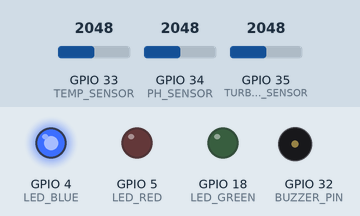
This sketch was run on a simulated ESP32. On the bench: output pins drawn as LEDs (lit = HIGH), buzzer (waves = sounding, pin HIGH). The test bench sets the inputs (shaded band); at power-on: GPIO 33 (TEMP_SENSOR) = 2048, GPIO 34 (PH_SENSOR) = 2048, GPIO 35 (TURBIDITY_SENSOR) = 2048 (analog values on the 0–4095 scale). WiFi joins after 1.5 s; servers stay silent unless stated; uploads are accepted with an empty reply; EEPROM starts erased; what the sketch prints to the serial monitor is not drawn.

Above: at 0.6 s.
At 1.2 s:
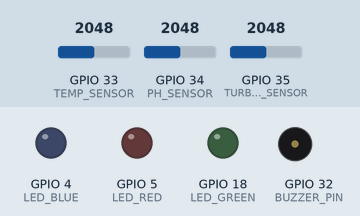
At 4.0 s:
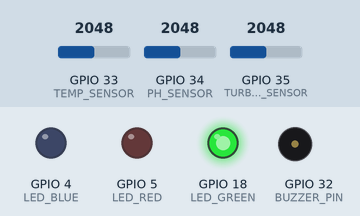
4.1 s: GPIO 33 (TEMP_SENSOR) set to 0
14.6 s: GPIO 33 (TEMP_SENSOR) set to 65
Timing chart, 0 to 29.6 s (numbered marks = the images above; inputs shaded):
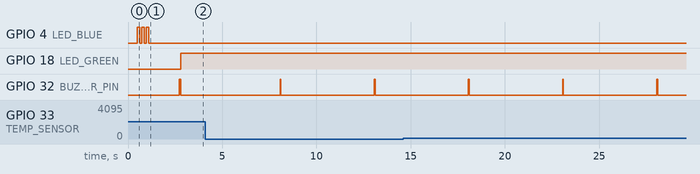

The sketch:

firmware.ino
```cpp
// ESP32 Pool Monitor Firmware
// - WiFi provisioning via WiFiManager (config portal on first boot)
// - Configurable API_URL and POST_INTERVAL_MS stored in NVS (Preferences)
// - Reads PH (ADC34), Turbidity (ADC35), Temperature (NTC 10K on GPIO33)
// - Retries WiFi connection indefinitely in the background

#include <Arduino.h>
#include <WiFi.h>
#include <HTTPClient.h>
#include <WiFiManager.h>   // https://github.com/tzapu/WiFiManager
#include <Preferences.h>   // ESP32 NVS key-value storage
#include <math.h>

// ─── Pin Definitions ────────────────────────────────────────────────────────
#define LED_BLUE          4
#define LED_RED           5
#define LED_GREEN         18
#define PH_SENSOR         34
#define TURBIDITY_SENSOR  35
#define TEMP_SENSOR       33   // NTC 10K thermistor — voltage divider with 10kΩ to 3.3V
#define BUZZER_PIN        32

// ─── Defaults ───────────────────────────────────────────────────────────────
#define DEFAULT_API_URL         "http://34.70.141.104:5000/pool/data"
#define DEFAULT_POST_INTERVAL   5000u   // ms
#define CONFIG_AP_NAME          "PoolMonitor"
static const char* DEVICE_ID = "PoolMonitor";

// ─── Runtime Config (loaded from NVS) ───────────────────────────────────────
char     g_apiUrl[256];
uint32_t g_postIntervalMs = DEFAULT_POST_INTERVAL;

// ─── Globals ─────────────────────────────────────────────────────────────────
Preferences prefs;
WiFiManager wifiManager;

uint32_t g_lastPostMs     = 0;
bool     g_needSaveConfig = false;

// WiFiManager custom parameter buffers (must outlive the parameter objects)
char wm_apiUrlBuf[256];
char wm_intervalBuf[16];
WiFiManagerParameter* wm_paramApiUrl   = nullptr;
WiFiManagerParameter* wm_paramInterval = nullptr;

// ─── LED State Machine ───────────────────────────────────────────────────────
enum LedState {
	LED_OFF,
	LED_CONNECTING,
	LED_CONFIG_PORTAL,
	LED_CONNECTED,
	LED_POSTING,
	LED_ERROR
};
LedState g_ledState    = LED_OFF;
uint32_t g_ledToggleMs = 0;
bool     g_ledBlinkOn  = false;

void setLEDs(bool blue, bool red, bool green) {
	digitalWrite(LED_BLUE,  blue  ? HIGH : LOW);
	digitalWrite(LED_RED,   red   ? HIGH : LOW);
	digitalWrite(LED_GREEN, green ? HIGH : LOW);
}

void setLedState(LedState s) {
	g_ledState    = s;
	g_ledToggleMs = millis();
	g_ledBlinkOn  = false;
}

void updateLEDs() {
	uint32_t now = millis();
	switch (g_ledState) {
		case LED_OFF:
			setLEDs(false, false, false);
			break;
		case LED_CONNECTING: {
			if (now - g_ledToggleMs >= 800) { g_ledBlinkOn = !g_ledBlinkOn; g_ledToggleMs = now; }
			setLEDs(g_ledBlinkOn, false, false);
			break;
		}
		case LED_CONFIG_PORTAL: {
			if (now - g_ledToggleMs >= 250) { g_ledBlinkOn = !g_ledBlinkOn; g_ledToggleMs = now; }
			setLEDs(g_ledBlinkOn, false, false);
			break;
		}
		case LED_CONNECTED:
		case LED_POSTING:
			setLEDs(false, false, true);
			break;
		case LED_ERROR:
			setLEDs(false, true, false);
			break;
	}
}

// ─── Buzzer ──────────────────────────────────────────────────────────────────
void buzz(uint16_t ms = 60) {
	digitalWrite(BUZZER_PIN, HIGH);
	delay(ms);
	digitalWrite(BUZZER_PIN, LOW);
}

// ─── NVS Config ──────────────────────────────────────────────────────────────
void loadConfig() {
	prefs.begin("poolmon", true);
	String url = prefs.getString("api_url", DEFAULT_API_URL);
	url.toCharArray(g_apiUrl, sizeof(g_apiUrl));
	g_postIntervalMs = prefs.getUInt("post_interval", DEFAULT_POST_INTERVAL);
	prefs.end();

	Serial.print("[CONFIG] API URL: ");       Serial.println(g_apiUrl);
	Serial.print("[CONFIG] Post interval: "); Serial.print(g_postIntervalMs); Serial.println(" ms");
}

void saveConfig() {
	if (!wm_paramApiUrl || !wm_paramInterval) return;

	String newUrl      = String(wm_paramApiUrl->getValue());
	String newInterval = String(wm_paramInterval->getValue());
	newUrl.trim();
	newInterval.trim();

	prefs.begin("poolmon", false);

	if (newUrl.length() > 0) {
		prefs.putString("api_url", newUrl);
		newUrl.toCharArray(g_apiUrl, sizeof(g_apiUrl));
		Serial.print("[CONFIG] Saved API URL: "); Serial.println(g_apiUrl);
	}

	uint32_t interval = (uint32_t)newInterval.toInt();
	if (interval >= 1000) {
		prefs.putUInt("post_interval", interval);
		g_postIntervalMs = interval;
		Serial.print("[CONFIG] Saved interval: "); Serial.print(g_postIntervalMs); Serial.println(" ms");
	}

	prefs.end();
}

// ─── WiFiManager Setup ───────────────────────────────────────────────────────
void initWiFiManagerParams() {
	strncpy(wm_apiUrlBuf, g_apiUrl, sizeof(wm_apiUrlBuf) - 1);
	snprintf(wm_intervalBuf, sizeof(wm_intervalBuf), "%u", g_postIntervalMs);

	delete wm_paramApiUrl;
	delete wm_paramInterval;
	wm_paramApiUrl   = new WiFiManagerParameter("api_url",  "API URL",            wm_apiUrlBuf,  255);
	wm_paramInterval = new WiFiManagerParameter("interval", "Post Interval (ms)", wm_intervalBuf, 10);

	wifiManager.addParameter(wm_paramApiUrl);
	wifiManager.addParameter(wm_paramInterval);
}

// ─── Config Portal (blocking) ────────────────────────────────────────────────
void launchConfigPortal() {
	Serial.println("[PORTAL] Launching config portal...");
	setLedState(LED_CONFIG_PORTAL);
	buzz(150); delay(100); buzz(150);

	wifiManager.setConfigPortalTimeout(0);   // wait indefinitely

	if (wifiManager.startConfigPortal(CONFIG_AP_NAME)) {
		Serial.println("[PORTAL] Configuration saved.");
		saveConfig();
	} else {
		Serial.println("[PORTAL] Portal closed without saving.");
	}

	Serial.println("[PORTAL] Restarting...");
	delay(500);
	ESP.restart();
}

// ─── WiFi Maintenance (non-blocking retry in loop) ──────────────────────────
void maintainWiFi() {
	if (WiFi.status() == WL_CONNECTED) return;

	static uint32_t lastAttemptMs = 0;
	uint32_t now = millis();
	if (now - lastAttemptMs < 10000) return;
	lastAttemptMs = now;

	Serial.println("[WIFI] Disconnected — attempting reconnect...");
	setLedState(LED_CONNECTING);
	WiFi.reconnect();

	uint32_t start = millis();
	while (WiFi.status() != WL_CONNECTED && millis() - start < 8000) {
		updateLEDs();
		delay(100);
	}

	if (WiFi.status() == WL_CONNECTED) {
		Serial.print("[WIFI] Reconnected — IP: ");
		Serial.println(WiFi.localIP());
		setLedState(LED_CONNECTED);
		buzz(60);
	} else {
		Serial.println("[WIFI] Reconnect failed — will retry in 10 s...");
		setLedState(LED_ERROR);
	}
}

// ─── Sensors ─────────────────────────────────────────────────────────────────
float readPH() {
	// Calibration points (ADC decreases as pH increases):
	//   ADC 4000 → pH 5.0
	//   ADC 3500 → pH 7.5
	//   ADC 3230 → pH 9.0
	float adc = (float)analogRead(PH_SENSOR);
	float ph;
	if (adc >= 3500.0f) {
		ph = 5.0f + (4000.0f - adc) * (2.5f / 500.0f);
	} else {
		ph = 7.5f + (3500.0f - adc) * (1.5f / 270.0f);
	}
	return constrain(ph, 0.0f, 14.0f);
}

float readTurbidity() {
	// Calibration: ADC 1940 → 0.1 NTU (clear), ADC 1200 → 1.0 NTU
	// Higher turbidity = lower ADC (inverse relationship)
	float adc = (float)analogRead(TURBIDITY_SENSOR);
	float ntu = 0.1f + (1940.0f - adc) * (0.9f / 740.0f);
	return max(0.0f, ntu);   // clamp to 0 — can't be negative
}

float readTemperatureC() {
	// NTC 10K — Beta equation
	// Wiring: 5V ──[NTC 10K]──┬── GPIO33
	//                          ├──[10kΩ fixed]── GND
	const float SERIES_R  = 10000.0f;
	const float NOMINAL_R = 10000.0f;  // NTC resistance at 25°C
	const float NOMINAL_T = 25.0f;
	const float BETA      = 3950.0f;
	const float VCC       = 5.0f;      // divider powered from 5V rail
	const float VREF      = 3.3f;      // ESP32 ADC reference

	float adc = 0;
	for (int i = 0; i < 10; i++) { adc += analogRead(TEMP_SENSOR); delay(5); }
	adc /= 10.0f;

	if (adc <= 0 || adc >= 4095) {
		Serial.println("[TEMP] ERROR: ADC out of range — check wiring on GPIO33");
		return -127.0f;
	}

	// NTC on high side: R_ntc = R_fixed * (VCC_counts/adc - 1)
	float vcc_counts = VCC / VREF * 4095.0f;
	float resistance = SERIES_R * (vcc_counts / adc - 1.0f);
	float t = 1.0f / (logf(resistance / NOMINAL_R) / BETA + 1.0f / (NOMINAL_T + 273.15f)) - 273.15f;

	Serial.print("[TEMP] ADC="); Serial.print((int)adc);
	Serial.print("  R=");        Serial.print(resistance, 0);
	Serial.print(" Ω  T=");      Serial.print(t, 2);
	Serial.println(" °C");

	return t;
}

const char* classifyWaterQuality(float ph, float turbidity, float tempC) {
	bool phOk   = (ph >= 7.2f && ph <= 7.8f);
	bool turbOk = (turbidity <= 1.0f);
	bool tempOk = (tempC > 5.0f && tempC < 40.0f);
	if (phOk && turbOk && tempOk) return "optimal";
	if ((phOk && turbOk) || (phOk && tempOk) || (turbOk && tempOk)) return "acceptable";
	return "poor";
}

// ─── HTTP POST ───────────────────────────────────────────────────────────────
bool postData(float ph, float turbidity, float tempC) {
	if (WiFi.status() != WL_CONNECTED) return false;

	WiFiClient client;
	HTTPClient http;
	if (!http.begin(client, g_apiUrl)) return false;

	http.addHeader("Content-Type", "application/json");

	const char* quality = classifyWaterQuality(ph, turbidity, tempC);

	String payload = "{";
	payload += "\"device_id\":\"";   payload += DEVICE_ID;           payload += "\",";
	payload += "\"sensors\":{";
	payload += "\"ph\":";            payload += String(ph, 1);        payload += ",";
	payload += "\"turbidity\":";     payload += String(turbidity, 1); payload += ",";
	payload += "\"temperature\":";   payload += String(tempC, 1);     payload += "},";
	payload += "\"status\":{";
	payload += "\"water_quality\":\""; payload += quality;            payload += "\",";
	payload += "\"wifi_rssi\":";     payload += String(WiFi.RSSI());  payload += ",";
	payload += "\"uptime\":";        payload += String(millis() / 1000); payload += "}}";

	int code = http.POST(payload);
	http.end();
	return (code >= 200 && code < 300);
}

// ─── Setup ───────────────────────────────────────────────────────────────────
void setup() {
	Serial.begin(115200);
	delay(500);
	Serial.println("\n\n[STARTUP] ESP32 Pool Monitor initializing...");

	pinMode(LED_BLUE,  OUTPUT);
	pinMode(LED_RED,   OUTPUT);
	pinMode(LED_GREEN, OUTPUT);
	pinMode(BUZZER_PIN, OUTPUT);
	setLEDs(false, false, false);

	analogReadResolution(12);
	analogSetAttenuation(ADC_11db);

	// Startup blink (3× blue)
	for (int i = 0; i < 3; i++) {
		setLEDs(true, false, false); delay(120);
		setLEDs(false, false, false); delay(120);
	}

	loadConfig();
	initWiFiManagerParams();

	wifiManager.setSaveParamsCallback([]() {
		Serial.println("[PORTAL] Params callback — saving config...");
		saveConfig();
	});

	wifiManager.setConfigPortalTimeout(0);   // wait forever until configured
	wifiManager.setConnectTimeout(30);

	setLedState(LED_CONNECTING);
	Serial.println("[WIFI] Starting autoConnect...");

	if (wifiManager.autoConnect(CONFIG_AP_NAME)) {
		Serial.print("[WIFI] Connected!  SSID: "); Serial.print(WiFi.SSID());
		Serial.print("  IP: "); Serial.println(WiFi.localIP());
		setLedState(LED_CONNECTED);
		buzz(80);
	} else {
		Serial.println("[WIFI] Initial connection failed — will retry in loop.");
		setLedState(LED_ERROR);
	}

	g_lastPostMs = millis();
	Serial.println("[STARTUP] Setup complete — entering loop.");
}

// ─── Loop ────────────────────────────────────────────────────────────────────
void loop() {
	updateLEDs();
	maintainWiFi();

	if (WiFi.status() != WL_CONNECTED) return;

	uint32_t now = millis();
	if (now - g_lastPostMs < g_postIntervalMs) return;
	g_lastPostMs = now;

	float ph    = readPH();
	float turb  = readTurbidity();
	float tempC = readTemperatureC();

	Serial.print("[SENSOR] PH=");        Serial.print(ph, 1);
	Serial.print("  Turbidity=");        Serial.print(turb, 2); Serial.print(" NTU");
	Serial.print("  Temp=");             Serial.print(tempC, 1);
	Serial.println(" °C");

	setLedState(LED_POSTING);
	bool ok = postData(ph, turb, tempC);

	if (ok) {
		setLEDs(false, false, true);
		buzz(40);
		delay(60);
		setLedState(LED_CONNECTED);
		Serial.println("[HTTP] POST successful");
	} else {
		setLedState(LED_ERROR);
		buzz(160);
		Serial.println("[ERROR] HTTP POST failed");
		delay(500);
		setLedState(WiFi.status() == WL_CONNECTED ? LED_CONNECTED : LED_CONNECTING);
	}
}
```

Measured:
- by itself, GPIO 32 (BUZZER_PIN): alternates HIGH for 0.04 s and LOW for 5.0 s
